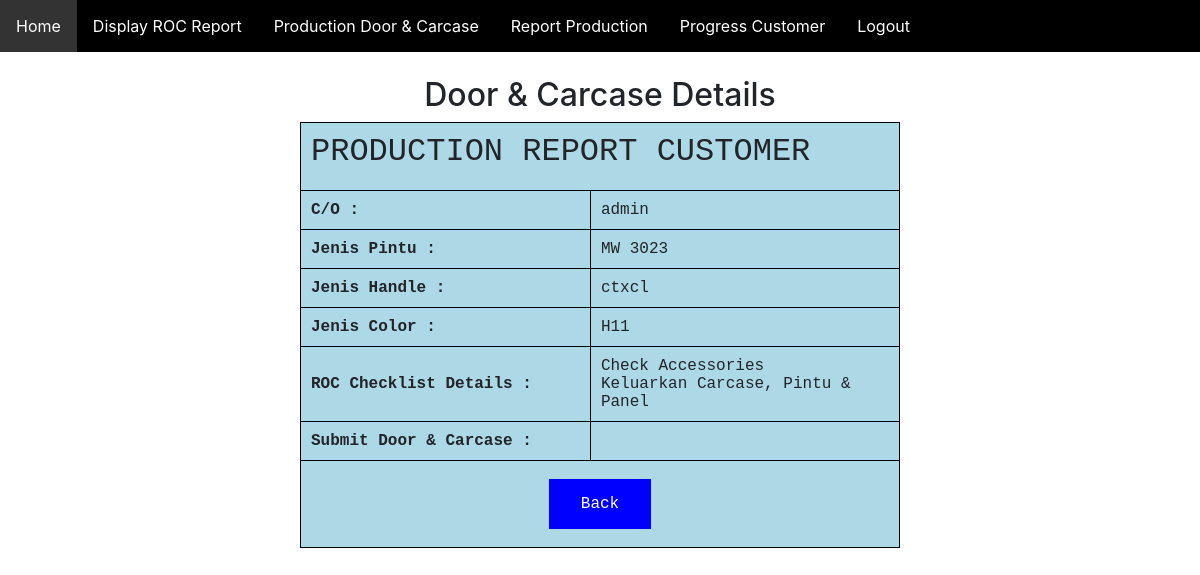
/ifkitchen/viewproduction.php?idproductiondoor=14, run on the app's committed database.
### tables this page shows
CREATE TABLE `productiondoor` (
  `idproductiondoor` int(10) NOT NULL,
  `empno` text NOT NULL,
  `pintu` varchar(50) NOT NULL,
  `handle` varchar(50) NOT NULL,
  `jcolor` varchar(50) NOT NULL,
  `door_carcase` date DEFAULT NULL,
  `accessories` varchar(100) NOT NULL,
  `remark` varchar(100) NOT NULL,
  `color` varchar(100) NOT NULL,
  `jhandle` varchar(100) NOT NULL,
  `carcase` varchar(100) NOT NULL,
  `papan` varchar(100) NOT NULL,
  `opintu` varchar(100) NOT NULL
);

### ifkitchen/viewproduction.php (the view, shortened to what this page needs)
<?php
include ('connection.php');
include('navbarproduction.php');
?>
<html>
    <head>
</head>
<body>
    <center>
        <h2>Door & Carcase Details</h2>
<form method="POST" action="updateproductiondoor.php">
    <?php
if (isset($_GET['idproductiondoor'])) {
$idproduction = $_GET['idproductiondoor'];
$query = mysqli_query($conn,"select * from productiondoor where idproductiondoor='$idproduction'");
while ($row = mysqli_fetch_array($query)){
?>
<table id = "t01">
    <tr>
        <th colspan="2"><h2>PRODUCTION REPORT CUSTOMER</h2></th>
    </tr>
    <tr>
        <th><b>C/O :</b></th>
        <td><?php echo $row['empno'];?></td>
    </tr>
    <tr>
        <th><b>Jenis Pintu :</b></th>
        <td><?php echo $row['pintu'];?></td>
    </tr>
    <tr>
        <th><b>Jenis Handle  :</b></th>
        <td><?php echo $row['handle'];?></td>
    </tr>
    <tr>
        <th><b>Jenis Color :<b></th>
        <td><?php echo $row['jcolor'];?></td>
    </tr>
    <tr>
        <th><b>ROC Checklist Details :</b></th>
            <td>
            <?php if ($row['accessories'] != "") {
                 echo $row['accessories'], '<br>';}?>
            <?php if ($row['carcase'] != "") {
                echo $row['carcase'], '<br>';}?>
        </td>
    </tr>
    <tr>
        <th><b>Submit Door & Carcase :<b></th>
        <td><?php echo $row['sdoor_carcase'];?></td>
    </tr>
 <td colspan="2" align="center">
 <input type="button" value="Back" onclick="window.location.href='resultproduction.php'"/>
 </td>
</table>
<?php
}} ?>
</form>
</center>
</body>
</html>

### ifkitchen/navbarproduction.php (style rules this page uses)
html { font-family: Arial; display: inline-block; margin: 0px auto; text-align: left; }

### ifkitchen/viewproduction.php (style rules this page uses)
table, th, td { border: 1px solid black; border-collapse: collapse; padding:5px; text-align: left, center; width: 10%; }
th { padding: 10px; text-align: left, center; font-family: "Lucida Console", "Courier New", monospace; }
td { padding: 10px; text-align: left, center; font-family: "Lucida Console", "Courier New", monospace; }
#t01 { width: 50%; background-color: lightblue; }
input[type=button] { background-color: blue; border: none; color: white; padding: 16px 32px; text-decoration: none; display: inline-block; cursor: pointer; margin: 8px 2px; -webkit-transition-duration: 0.4s; transition-duration: 0.4s; font-family: "Lucida Console", "Courier New", monospace; }

### data on the page
productiondoor: empno "admin", pintu "MW 3023", handle "ctxcl", jcolor "H11", accessories "Check Accessories", carcase "Keluarkan Carcase, Pintu & Panel"
